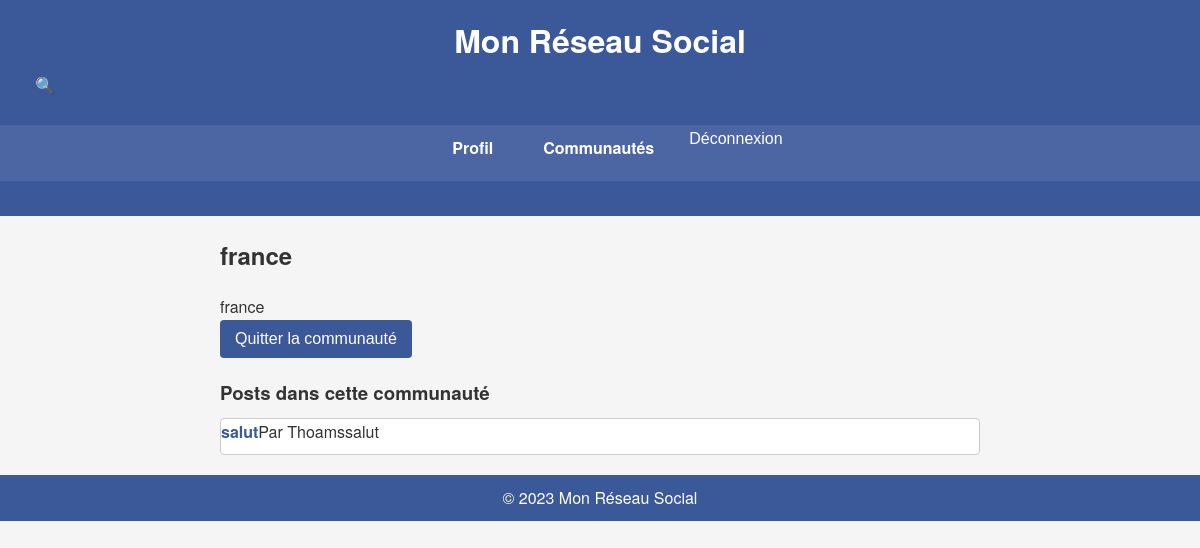
The app's page /communities/1/ (signed in), older data.
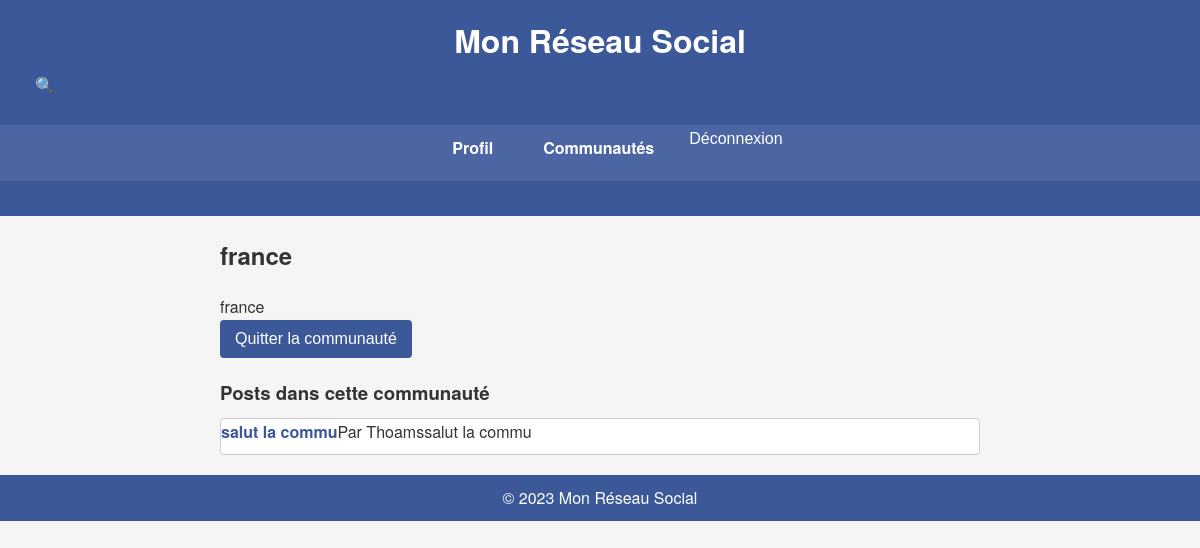
The same page, newer data.
### posts/models.py (models this page shows, shortened)
class Post(models.Model):
    title = models.CharField(max_length=255)
    content = models.TextField()
    image = models.ImageField(upload_to='post_images/', blank=True, null=True)
    created_at = models.DateTimeField(auto_now_add=True)
    updated_at = models.DateTimeField(auto_now=True)
    author = models.ForeignKey(settings.AUTH_USER_MODEL, on_delete=models.CASCADE, related_name='posts')
    community = models.ForeignKey(Community, on_delete=models.CASCADE, related_name='posts')
    upvotes = models.ManyToManyField(settings.AUTH_USER_MODEL, related_name='upvoted_posts', blank=True)
    downvotes = models.ManyToManyField(settings.AUTH_USER_MODEL, related_name='downvoted_posts', blank=True)

### accounts/models.py (models this page shows, shortened)
class User(AbstractUser):
    email = models.EmailField(unique=True)
    profile_picture = models.ImageField(upload_to='profile_pictures/', blank=True, null=True)
    communities_joined = models.ManyToManyField('communities.Community', related_name='members')
    USERNAME_FIELD = 'email'
    REQUIRED_FIELDS = ['username']

### communities/views.py (the view)
# urls.py: path('<int:pk>/', views.CommunityDetailView.as_view(), name='community_detail'),
class CommunityDetailView(LoginRequiredMixin, DetailView):
    model = Community
    template_name = 'communities/community_detail.html'
    context_object_name = 'community'
    def get_context_data(self, **kwargs):
        context = super().get_context_data(**kwargs)
        community = self.get_object()
        context['posts'] = community.posts.all().order_by('-created_at')
        context['is_member'] = self.request.user in community.members.all()
        return context

### communities/templates/communities/community_detail.html (shortened to what this page needs)
{% extends 'base.html' %}
{% block content %}
    <h2>{{ community.name }}</h2>
    <p>{{ community.description }}</p>
    {% if is_member %}
        <form method="post" action="{% url 'leave_community' pk=community.pk %}">
            <button type="submit">Quitter la communauté</button>
        </form>
    {% else %}
        <form method="post" action="{% url 'join_community' pk=community.pk %}">
            {% csrf_token %}
            <button type="submit">Rejoindre la communauté</button>
        </form>
    {% endif %}
    <h3>Posts dans cette communauté</h3>
    {% if posts %}
        {% for post in posts %}
            <div class="post">
                <h4><a href="{% url 'post_detail' pk=post.pk %}">{{ post.title }}</a></h4>
                <p>Par {{ post.author.username }}</p>
                <p>{{ post.content|truncatewords:20 }}</p>
            </div>
        {% endfor %}
    {% else %}
        <p>Aucun post dans cette communauté pour l'instant.</p>
    {% endif %}
{% endblock %}

Row changes from the older to the newer data that the page shows:
removed Post: title "salut", author.username "Thoams", content "salut"
added Post: title "salut la commu", author.username "Thoams", content "salut la commu"
